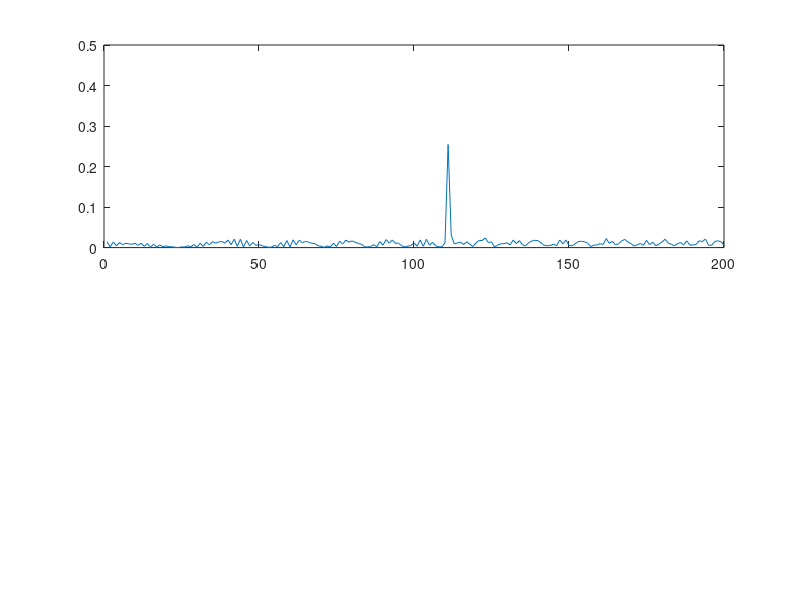
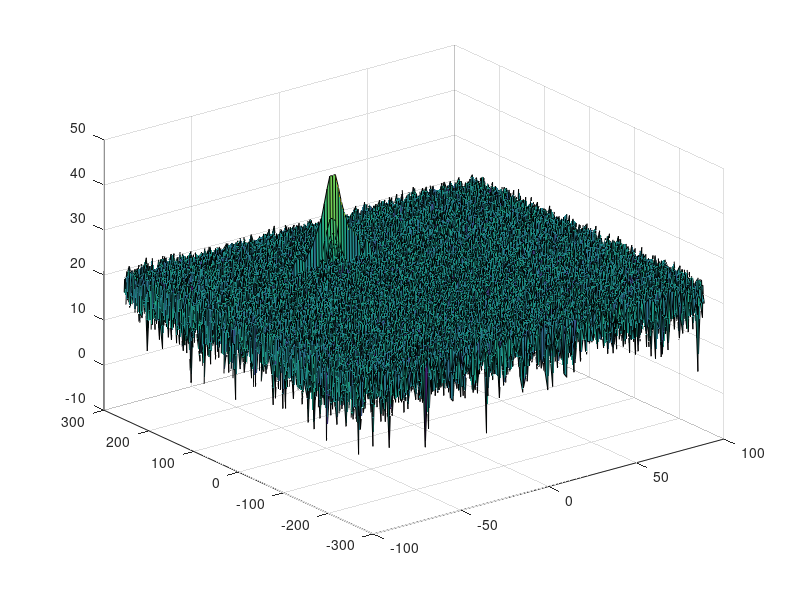
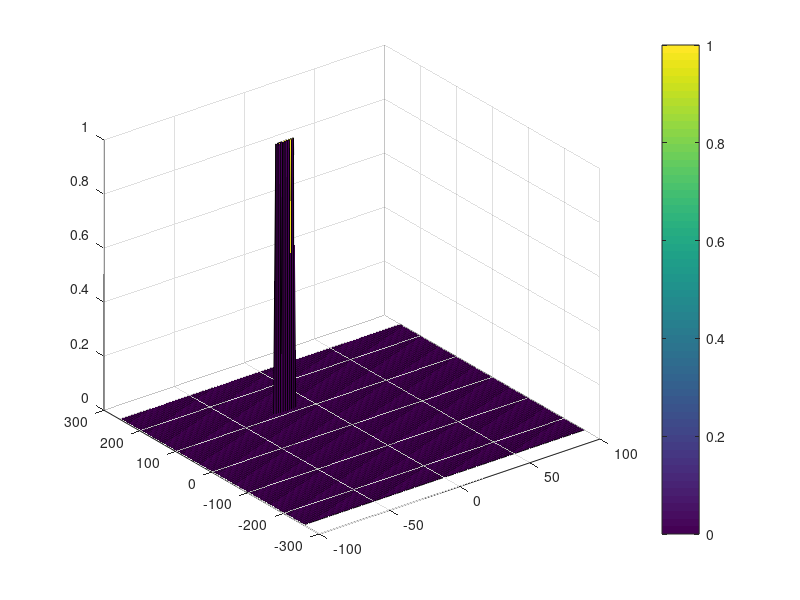

Reproduce these figures in MATLAB, in order.
clear all
clc;

%% Radar Specifications 
%%%%%%%%%%%%%%%%%%%%%%%%%%%
% Frequency of operation = 77GHz
% Max Range = 200m
% Range Resolution = 1 m
% Max Velocity = 100 m/s
%%%%%%%%%%%%%%%%%%%%%%%%%%%


rmax = 200;%M
rres = 1;
Maxvel = 100;
c = 3e8;

%speed of light = 3e8
%% User Defined Range and Velocity of target
% *%TODO* :
% define the target's initial position and velocity. Note : Velocity
% remains contant
IR = 110; %initial range
IV = -20; %intial velocity


%% FMCW Waveform Generation

% *%TODO* :
%Design the FMCW waveform by giving the specs of each of its parameters.
% Calculate the Bandwidth (B), Chirp Time (Tchirp) and Slope (slope) of the FMCW
% chirp using the requirements above.
B = c/(2*rres);
Tchirp = (5.5*2*rmax)/c
slope = B/Tchirp;

%Operating carrier frequency of Radar 
fc= 77e9;             %carrier freq

                                                          
%The number of chirps in one sequence. Its ideal to have 2^ value for the ease of running the FFT
%for Doppler Estimation. 
Nd=128;                   % #of doppler cells OR #of sent periods % number of chirps

%The number of samples on each chirp. 
Nr=1024;                  %for length of time OR # of range cells

% Timestamp for running the displacement scenario for every sample on each
% chirp
t=linspace(0,Nd*Tchirp,Nr*Nd) %total time for samples


%Creating the vectors for Tx, Rx and Mix based on the total samples input.
Tx=zeros(1,length(t)); %transmitted signal
Rx=zeros(1,length(t)); %received signal
Mix = zeros(1,length(t)); %beat signal

%Similar vectors for range_covered and time delay.
r_t=zeros(1,length(t));
td=zeros(1,length(t));


%% Signal generation and Moving Target simulation
% Running the radar scenario over the time. 

for i=1:length(t)         
    
    
    % *%TODO* :
    %For each time stamp update the Range of the Target for constant velocity. 
    at = t(i); %actual time
    
    r_t(i) = IR + IV *at;
    td(i) = (2* r_t(i))/c;
    % *%TODO* :
    %For each time sample we need update the transmitted and
    %received signal.
   
    Tx(i) = cos(2*pi*(fc*at + slope*((at^2)/2)));
    Rx (i) = cos(2*pi*(fc*(at-td(i)) + slope*(((at-td(i))^2)/2)));
    
    % *%TODO* :
    %Now by mixing the Transmit and Receive generate the beat signal
    %This is done by element wise matrix multiplication of Transmit and
    %Receiver Signal
    Mix(i) = Tx(i)* Rx(i);
    
end

%% RANGE MEASUREMENT


 % *%TODO* :
%reshape the vector into Nr*Nd array. Nr and Nd here would also define the size of
%Range and Doppler FFT respectively.
Mix = reshape(Mix,[Nr,Nd]);
 % *%TODO* :
%run the FFT on the beat signal along the range bins dimension (Nr) and
%normalize.
y = fft(Mix,[],1)

 % *%TODO* :
% Take the absolute value of FFT output
%l= Nr;
ay = abs(y/Nr) %absolute value of y
 % *%TODO* :
% Output of FFT is double sided signal, but we are interested in only one side of the spectrum.
% Hence we throw out half of the samples.
ss = ay(1:Nr/2+1) %(1:l/2+1)
max(ss)

%plotting the range
figure ('Name','Range from First FFT')
subplot(2,1,1)

 % *%TODO* :
 % plot FFT output 
plot(ss)
axis ([0 200 0 0.5]);
 

%% RANGE DOPPLER RESPONSE
% The 2D FFT implementation is already provided here. This will run a 2DFFT
% on the mixed signal (beat signal) output and generate a range doppler
% map.You will implement CFAR on the generated RDM


% Range Doppler Map Generation.

% The output of the 2D FFT is an image that has reponse in the range and
% doppler FFT bins. So, it is important to convert the axis from bin sizes
% to range and doppler based on their Max values.

Mix=reshape(Mix,[Nr,Nd]);

% 2D FFT using the FFT size for both dimensions.
sig_fft2 = fft2(Mix,Nr,Nd);

% Taking just one side of signal from Range dimension.
sig_fft2 = sig_fft2(1:Nr/2,1:Nd);
sig_fft2 = fftshift (sig_fft2);
RDM = abs(sig_fft2);
RDM = 10*log10(RDM) ;

%use the surf function to plot the output of 2DFFT and to show axis in both
%dimensions
doppler_axis = linspace(-100,100,Nd);
range_axis = linspace(-200,200,Nr/2)*((Nr/2)/400);
figure,surf(doppler_axis,range_axis,RDM);

%% CFAR implementation

%Slide Window through the complete Range Doppler Map

% *%TODO* :
%Select the number of Training Cells in both the dimensions.
Tr = 16;
Td = 16;
% *%TODO* :
%Select the number of Guard Cells in both dimensions around the Cell under 
%test (CUT) for accurate estimation
Gr = 4;
Gd = 4;
% *%TODO* :
% offset the threshold by SNR value in dB
off = 3.7;
% *%TODO* :
%Create a vector to store noise_level for each iteration on training cells
noise_level = zeros(1,1);


% *%TODO* :
%design a loop such that it slides the CUT across range doppler map by
%giving margins at the edges for Training and Guard Cells.
%For every iteration sum the signal level within all the training
%cells. To sum convert the value from logarithmic to linear using db2pow
%function. Average the summed values for all of the training
%cells used. After averaging convert it back to logarithimic using pow2db.
%Further add the offset to it to determine the threshold. Next, compare the
%signal under CUT with this threshold. If the CUT level > threshold assign
%it a value of 1, else equate it to 0.


   % Use RDM[x,y] as the matrix from the output of 2D FFT for implementing
   % CFAR
RDM = RDM/max(max(RDM)); 
RDM = db2pow(RDM);
Tsize = (2*Tr+2*Gr+1)*(2*Td+2*Gd+1) - (2*Gr+1)*(2*Gd+1);
for i=(Tr+Gr+1):(Nr/2 -(Tr+Gr))
    for j = (Td+Gd+1):(Nd-(Td+Gd))
        t_r = Tr+Gr+i;
        t_c = Td+Gd+j;
        t_s = sum(sum(RDM((i-(Tr+Gr)):t_r,(j-(Td+Gd)):t_c)));
        s_r = Gr+i;
        s_c = Gd+j;
        subwin = sum(sum(RDM((i-Gr):s_r,(j-Gd):s_c)));
        noise_level = t_s - subwin;
        avg = noise_level/Tsize;
        thresh = pow2db(avg) + off;
        CUT = RDM(i,j);
        if(CUT > thresh)
            RDM(i,j) = 1;
        else
            RDM(i,j) = 0;
        end 
    end
end




% *%TODO* :
% The process above will generate a thresholded block, which is smaller 
%than the Range Doppler Map as the CUT cannot be located at the edges of
%matrix. Hence,few cells will not be thresholded. To keep the map size same
% set those values to 0. 
 
RDM(RDM~=0 & RDM~=1) = 0;


% *%TODO* :
%display the CFAR output using the Surf function like we did for Range
%Doppler Response output.
figure,surf(doppler_axis,range_axis,RDM);
colorbar;